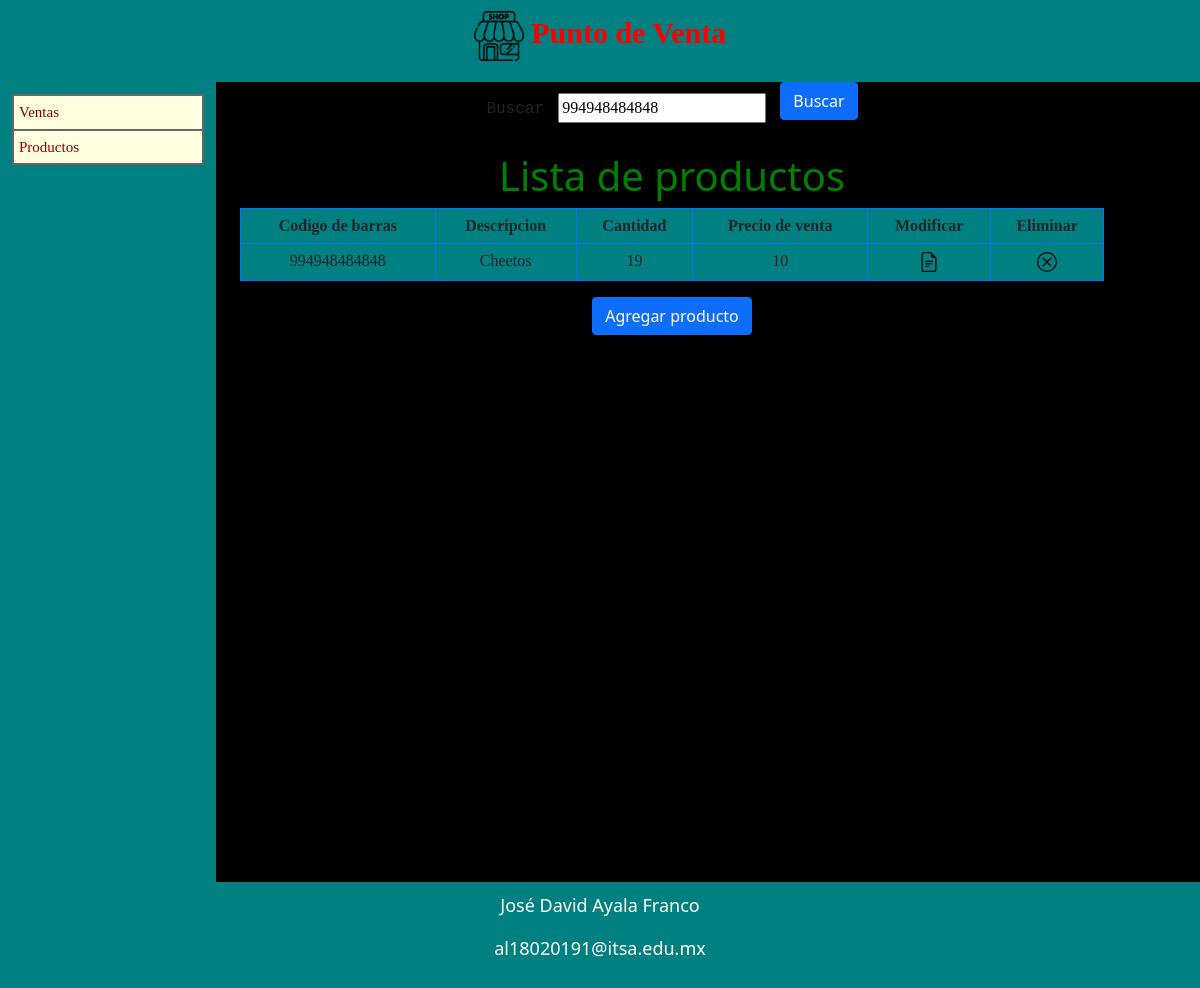
The app's page /index_productos.php?texto_buscar=994948484848 with its own data.
### tables this page shows
CREATE TABLE `productos` (
  `id_producto` int NOT NULL,
  `codigo_barras` varchar(12) NOT NULL,
  `descripcion` varchar(30) NOT NULL,
  `cantidad` int NOT NULL DEFAULT '0',
  `precio_venta` double NOT NULL,
  `fecha_modificacion` datetime NOT NULL
);

### index_productos.php (the view, shortened to what this page needs)
<?php
if (isset($_GET["texto_buscar"])) {
    $texto_buscar = $_GET["texto_buscar"];
} else {
    $texto_buscar = "";
}
?>
<html>
    <head>
        <link href="https://cdn.jsdelivr.net/npm/bootstrap@5.0.0-beta3/dist/css/bootstrap.min.css" rel="stylesheet">
        <link rel="stylesheet" type="text/css" href="estilos/estilo.css" media="screen" />
    </head>
    <body>
        <div class="encabezado">
        </div>
        <div class="menu">
        </div>
        <div class="contenido">
            <form>
                <label>Buscar</label>
                <input type="text" name="texto_buscar" autofocus="autofocus"
                       placeholder="Introduce codigo de barras o descripcion"
                       value="<?php echo $texto_buscar; ?>" />
                <button type="submit" class="btn btn-primary mb-3" name="buscar">Buscar</button>
                <br/>
            </form>
            <h1>Lista de productos</h1>
            <table class="table table-bordered border-primary">
                <tr>
                    <th scope="col">Codigo de barras</th>
                    <th scope="col">Descripcion</th>
                    <th scope="col">Cantidad</th>
                    <th scope="col">Precio de venta</th>
                    <th scope="col">Modificar</th>
                    <th scope="col">Eliminar</th>
                </tr>
                <?php
                require_once 'conexion.php';
                $sql = "SELECT * FROM productos
                    WHERE codigo_barras like '%$texto_buscar%'
                        OR descripcion like '%$texto_buscar%'";
                $resultado = $db->query($sql);
                while ($registro = $resultado->fetch_array()) {
                    echo '<tr>';
                    echo '<td>' . $registro['codigo_barras'] . '</td>';
                    echo '<td>' . $registro['descripcion'] . '</td>';
                    echo '<td>' . $registro['cantidad'] . '</td>';
                    echo '<td>' . $registro['precio_venta'] . '</td>';
                    echo '<td><a href="modificar.php?codigo_barras=' . $registro["codigo_barras"] . '"><img src="imagenes/file-earmark-text.svg" width="20" height="20"></a></td>';
                    echo '<td><a href="eliminar.php?codigo_barras=' . $registro["codigo_barras"] . '"><img src="imagenes/x-circle.svg" width="20" height="20"></a></td>';
                    echo '</tr>';
                }
                ?>
            </table>
            <button type="submit" class="btn btn-primary mb-3" onclick="location.href = 'agregar.php'">Agregar producto</button>
        </div>
        <div class="pie">
        </div>
    </body>
</html>

### estilos/estilo.css (style rules this page uses)
body { background-color: black; }
h1 { color: green; }
label { font-family: monospace; margin-top: 10px; margin-bottom: 10px; margin-right: 10px; }
.encabezado { background: teal; color: red; font-family: fantasy; font-size: 30px; font-weight: bolder; text-align: center; padding-bottom: 5px; padding-top: 10px; padding-left: 5px; padding-right: 5px; }
.menu { background-color: teal; width: 18%; height: 100%; float:left; padding: 1% 1% 1% 1%; }
.contenido { background-color: black; height: 100%; width: 76%; float:left; text-align: center; padding: 0% 2% 2% 2%; }
.pie { clear: left; background-color: teal; color: white; font-family: unset; font-size: 18px; text-align: center; padding-bottom: 10px; padding-top: 10px; padding-left: 10px; padding-right: 10px; }
ul.menu_principal { width: 100%; list-style: none; margin: 0; padding: 0; font-family: var; font-size: 15px; border: 1px solid #666; }
ul.menu_principal li { background: lightyellow; border: 1px solid #666; }
ul.menu_principal li a { text-decoration: none; color: darkred; display: block; padding: 5px 5px 5px 5px; }
input { font-family: cursive; font-size: 16px; height: 30px; margin-top: 5px; margin-bottom: 5px; margin-right: 10px; }
table { background-color: teal; text-align: center; margin: 0 auto; }
th, td { font-family: initial; font-size: 16px; background-color: red; }
th { background-color: red; }

### records on screen
productos: codigo_barras "994948484848", descripcion "Cheetos", cantidad "19", precio_venta "10"
